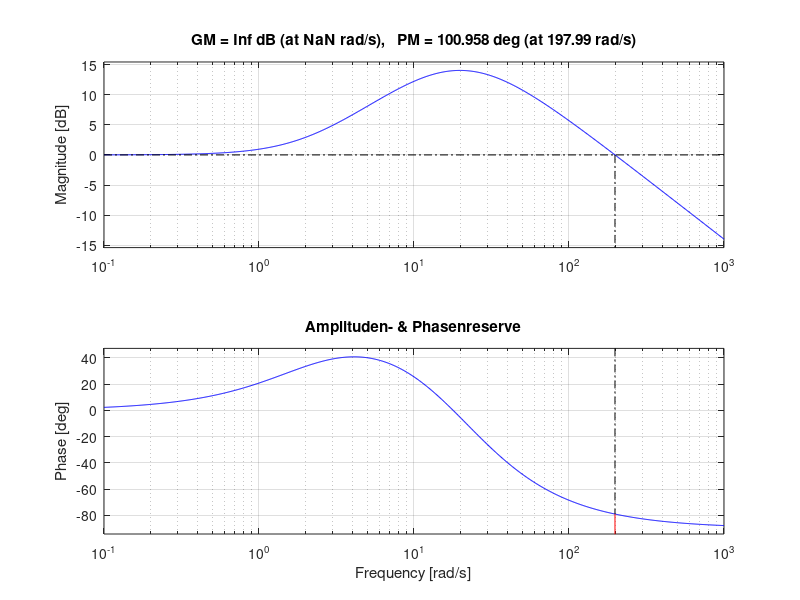

Reproduce this figure in MATLAB.
% Berechnungen und Plots für eine gegebene Übertragungsfunktion G(s)
% Bodediagramm, Nyquist-Ortskurve, Pol-Nullstellen-Plan, Sprungantwort,
% Impulsantwort und Phasen-/Amplitudenreserve

% Definieren des Frequenzvektors w
%w = 0.01:0.1:100; % rad/s
w=logspace(-2,2,100);

% Parameter des Systems
K = 0.1;
T1 = 1;
T2 = 3;
a = 1.525;
b = 1.02;
c = 1;
d = 0.5;
w_0 = 5;
Kpr=2;
Kps=1;
Ki=3;
%T=exp(-3*s);

% Berechnung in MATLAB
s = tf('s'); % Übertragungsfunktion aus der Toolbox

% ÜBERTRAGUNGSFUNKTION
G = (1+0.5*s)/((1+0.05*s)^2);
%G = (K*w_0^2)/(s^2+2*d*w_0*s+w_0^2)

% Bode-Befehl in MATLAB
h = figure;
subplot(2, 3, 1);
bode(G, w);
grid on;
title('Bode-Diagramm');

% Nyquist-Befehl in MATLAB
subplot(2, 3, 2);
nyquist(G, w);
grid on;
title('Nyquist-Diagramm');

% Pole-Nullstellen-Plan Befehl in MATLAB
subplot(2, 3, 3);
pzmap(G,'r');
grid on;
title('Pol-Nullstellen-Plan');

% Sprungantwort Befehl in MATLAB
subplot(2, 3, 4);
step(G);
grid on;
title('Sprungantwort');

% Impulsantwort Befehl in MATLAB
subplot(2, 3, 5);
impulse(G);
grid on;
title('Impulsantwort')

% Amplituden- & Phasenreserve in MATLAB
subplot(2, 3, 6);
margin(G);
grid on;
title('Amplituden- & Phasenreserve')
